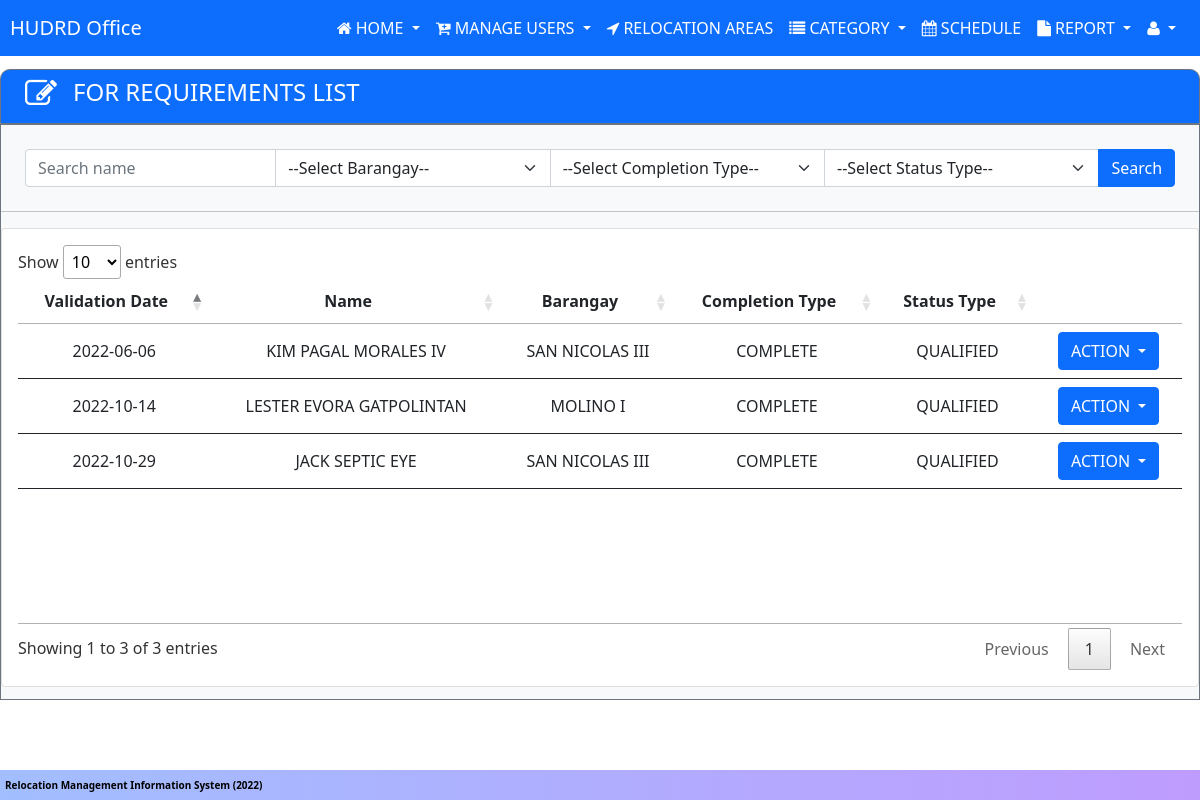
Page /userData/hudrd/hudrd-manageRequirements.php (signed in) on the committed database.
### tables this page shows
CREATE TABLE `tbl_users` (
  `user_id` int(11) NOT NULL AUTO_INCREMENT,
  `fname` varchar(100) NOT NULL,
  `mname` varchar(100) NOT NULL,
  `lname` varchar(100) NOT NULL,
  `ename` varchar(50) NOT NULL,
  `detailed_add` varchar(100) NOT NULL,
  `barangay` varchar(100) NOT NULL,
  `city` varchar(100) NOT NULL,
  `gender` varchar(255) NOT NULL,
  `age` int(11) NOT NULL,
  `bday` date NOT NULL,
  `contact_no` varchar(50) NOT NULL,
  `email` varchar(100) NOT NULL,
  `resetCode` varchar(10) NOT NULL,
  `user_type` varchar(50) NOT NULL,
  PRIMARY KEY (`user_id`)
);

CREATE TABLE `tbl_validation` (
  `v_id` int(11) NOT NULL AUTO_INCREMENT,
  `v_occupant_type` varchar(255) NOT NULL,
  `v_length_of_stay` int(11) NOT NULL,
  `v_structure_class` varchar(255) NOT NULL,
  `v_structure_type` varchar(255) NOT NULL,
  `v_proof1` varchar(255) NOT NULL,
  `v_proof_file1` varchar(255) NOT NULL,
  `v_proof2` varchar(255) NOT NULL,
  `v_proof_file2` varchar(255) NOT NULL,
  `v_civil_status` varchar(255) NOT NULL,
  `v_partner_name` varchar(255) NOT NULL,
  `v_status` varchar(255) NOT NULL,
  `v_remark` varchar(255) NOT NULL,
  `v_handler` varchar(11) NOT NULL DEFAULT 'PENDING',
  `v_handled_date` date DEFAULT curdate(),
  `user_id` int(11) NOT NULL,
  PRIMARY KEY (`v_id`),
  UNIQUE KEY `user_id` (`user_id`),
  CONSTRAINT `fk_user_id` FOREIGN KEY (`user_id`) REFERENCES `tbl_users` (`user_id`) ON DELETE CASCADE ON UPDATE CASCADE
);

CREATE TABLE `tbl_requirements` (
  `req_id` int(11) NOT NULL AUTO_INCREMENT,
  `req_valid_id1` varchar(255) NOT NULL,
  `req_valid_id2` varchar(255) NOT NULL,
  `req_birthcert` varchar(255) NOT NULL,
  `req_birthcert_partner` varchar(255) NOT NULL,
  `req_birthcert_fam` varchar(255) NOT NULL,
  `req_income_or_employment` varchar(255) NOT NULL,
  `req_family_pic` blob NOT NULL,
  `req_cohab_or_marriage` varchar(255) NOT NULL,
  `req_affi_transfer` varchar(255) NOT NULL,
  `req_nha_form` varchar(255) NOT NULL,
  `req_complete` tinyint(1) NOT NULL DEFAULT 0,
  `req_status` varchar(255) NOT NULL,
  `req_remark` varchar(255) NOT NULL,
  `req_handler` varchar(255) NOT NULL DEFAULT 'PENDING',
  `req_handled_date` date DEFAULT curdate(),
  `user_id` int(11) NOT NULL,
  `v_id` int(11) NOT NULL,
  PRIMARY KEY (`req_id`),
  KEY `fk_v_id` (`v_id`),
  CONSTRAINT `fk_v_id` FOREIGN KEY (`v_id`) REFERENCES `tbl_validation` (`v_id`) ON DELETE CASCADE ON UPDATE CASCADE
);

### includes/requirementsModal.php (the view, shortened to what this page needs)
<div class="dropdown">
    <button class="btn btn-primary dropdown-toggle" id="dropdownMenu1" type="button" data-bs-toggle="dropdown">
        ACTION
    </button>
</div>

### userData/hudrd/hudrd-manageRequirements.php (shortened to what this page needs)
<?php include '../../includes/header.php';
?>
<div class=" bg-primary d-inline-flex w-100 p-2 border border-1 border-secondary text-white"
    style="border-top-left-radius: 10px;border-top-right-radius:10px;">
    <i class="ps-3 fa fa-2x fa-edit "></i>
    <h4 class="ps-3 w-50"> FOR REQUIREMENTS LIST</h4>
</div>
<div class="bg-light  me-auto ms-auto border-1 border-secondary border" style="min-height: 72vh;">
    <form action="<?php echo $_SERVER['PHP_SELF']; ?>" method="POST" class="m-3">
        <div class="input-group p-2">
            <input type="text" name="searchKey" id="" value="<?php if (isset($_POST['searchKey'])) {
                                                                    echo $_POST['searchKey'];
                                                                } else {
                                                                    echo "";
                                                                } ?>" class="form-control" placeholder="Search name">
            <select name="barangay_filter" class="form-select" id="">
                <?php
                if (isset($_POST['barangay_filter'])) {
                    if (($_POST['barangay_filter']) == "") {
                        echo '<option class="" value="">--Select Barangay--</option>';
                    } else {
                        echo '<option class="" hidden selected value="' . $_POST['barangay_filter'] . '">' . $_POST['barangay_filter'] . '</option>';
                        echo '<option class="" value="">--Select Barangay--</option>';
                    }
                } else {
                    echo '<option class="" value="">--Select Barangay--</option>';
                }
                ?>
            </select>
            <select name="completion_type_filter" class="form-select" id="">
                <?php
                if (isset($_POST['completion_type_filter'])) {
                    if (($_POST['completion_type_filter']) == "") {
                        echo '<option class="" value="">--Select Completion Type--</option>';
                    } else {
                        if ($_POST['completion_type_filter'] == '0') {
                            echo '<option class="" hidden selected value="' . $_POST['completion_type_filter'] . '">INCOMPLETE</option>';
                            echo '<option class="" value="">--Select Completion Type--</option>';
                        } else {
                            echo '<option class="" hidden selected value="' . $_POST['completion_type_filter'] . '"> COMPLETE</option>';
                            echo '<option class="" value="">--Select Completion Type--</option>';
                        }
                    }
                } else {
                    echo '<option class="" value="">--Select Completion Type--</option>';
                }
                ?>
            </select>
            <select name="req_type_filter" class="form-select" id="">
                <?php
                if (isset($_POST['req_type_filter'])) {
                    if (($_POST['req_type_filter']) == "") {
                        echo '<option class="" value="">--Select Status Type--</option>';
                    } else {
                        echo '<option class="" hidden selected value="' . $_POST['req_type_filter'] . '">' . $_POST['req_type_filter'] . '</option>';
                        echo '<option class="" value="">--Select Status Type--</option>';
                    }
                } else {
                    echo '<option class="" value="">--Select Status Type--</option>';
                }
                ?>
            </select>
            <input type="submit" name="submitSearch" value="Search" class=" btn btn-primary">
        </div>
    </form>
    <hr>
    <div class="table-responsive" style="min-height: 50vh;">
        <div class="card">
            <div class="card-body">
                <table class=" table table-hover nowrap w-100" id="example">
                    <thead>
                        <tr>
                            <th>Validation Date</th>
                            <th>Name</th>
                            <th>Barangay</th>
                            <th>Completion Type</th>
                            <th>Status Type</th>
                            <th></th>
                        </tr>
                    </thead>
                    <tbody>
                        <?php
                        require_once '../../includes/conn.php';
                        if (isset($_POST['submitSearch'])) {
                            $searchName = $conn->real_escape_string($_POST['searchKey']);
                            $searchBarangay = $conn->real_escape_string($_POST['barangay_filter']);
                            $searchType = $conn->real_escape_string($_POST['completion_type_filter']);
                            $searchType2 = $conn->real_escape_string($_POST['req_type_filter']);
                            $sql = "SELECT * FROM tbl_users INNER JOIN tbl_accounts ON tbl_users.user_id = tbl_accounts.user_id INNER JOIN tbl_requirements ON tbl_users.user_id = tbl_requirements.user_id INNER JOIN tbl_validation ON tbl_users.user_id = tbl_validation.user_id";
                            $condition = array();
                            if (!empty($searchName)) {
                                array_push($condition, "(tbl_users.fname LIKE '%$searchName%' OR tbl_users.lname LIKE '%$searchName%' OR tbl_accounts.user_name LIKE '%$searchName%' OR CONCAT(tbl_users.fname,' ',tbl_users.lname) LIKE '%$searchName%' OR CONCAT(tbl_users.fname,' ',tbl_users.mname,' ',tbl_users.lname) LIKE '%$searchName%' OR CONCAT(fname,' ',lname,' ',ename) LIKE '%$searchName%')");
                            }
                            if (!empty($searchBarangay)) {
                                array_push($condition, "tbl_users.barangay LIKE '%$searchBarangay%' ");
                            }
                            if ($searchType == '1') {
                                array_push($condition, "tbl_requirements.req_complete = '$searchType'");
                            } else if ($searchType == '0') {
                                array_push($condition, "tbl_requirements.req_complete = '$searchType'");
                            }
                            if (!empty($searchType2)) {
                                array_push($condition, "tbl_requirements.req_status = '$searchType2'");
                            }
                            $query = $sql;
                            if (count($condition) > 0) {
                                $query .= " WHERE " . implode(' AND ', $condition);
                            }
                            $result = $conn->query($query);
                            if (mysqli_num_rows($result) > 0) {
                                while ($row = $result->fetch_assoc()) :
                        ?>
                        <tr>
                            <td><?php echo $row['v_handled_date'] ?></td>
                            <td><?php echo $row['fname'] . " " . $row['mname'] . " " . $row['lname'] . " " . $row['ename'] ?>
                            </td>
                            <td><?php echo $row['barangay'] ?></td>
                            <td><?php if ($row['req_complete'] == 1) {
                                                echo "COMPLETE";
                                            } else {
                                                echo "INCOMPLETE";
                                            } ?></td>
                            <td>
                                <?php echo $row['req_status'] ?></td>
                            <td class="text-center">
                                <?php include "../../includes/requirementsModal.php" ?>
                            </td>
                        </tr>
                        <?php
                                endwhile;
                            } else {
                                echo '<td colspan="5" class=" text-danger text-center">
                    NO RECORDS FOUND
                    </td>';
                            }
                            ?>
                        <?php
                        } else {
                            $query = $conn->query("SELECT * FROM tbl_users INNER JOIN tbl_accounts ON tbl_users.user_id = tbl_accounts.user_id INNER JOIN tbl_requirements ON tbl_users.user_id = tbl_requirements.user_id INNER JOIN tbl_validation ON tbl_users.user_id = tbl_validation.user_id");
                            if (mysqli_num_rows($query) > 0) {
                                while ($row = mysqli_fetch_array($query)) :
                            ?>
                        <tr>
                            <td><?php echo $row['v_handled_date'] ?></td>
                            <td><?php echo $row['fname'] . " " . $row['mname'] . " " . $row['lname'] . " " . $row['ename'] ?>
                            </td>
                            <td><?php echo $row['barangay'] ?></td>
                            <td><?php if ($row['req_complete'] == '1') {
                                                echo "COMPLETE";
                                            } else {
                                                echo "INCOMPLETE";
                                            } ?></td>
                            <td><?php echo $row['req_status'] ?></td>
                            <td class="text-center">
                                <?php include "../../includes/requirementsModal.php" ?>
                            </td>
                        </tr>
                        <?php
                                endwhile;
                            } else {
                                echo '<td colspan="5" class=" text-danger text-center">
                    NO RECORDS FOUND
                    </td>';
                            }
                        }
                        ?>
                    </tbody>
                </table>
            </div>
        </div>
    </div>
</div>
<?php include '../../includes/footer.php'; ?>

### css/navAndFoot.css (style rules this page uses)
body { font-family: "Franklin Gothic Medium", "Arial Narrow", Arial, sans-serif; height: auto; padding-top: 4.3rem; padding-bottom: 2.5rem; }

### rows in the picture
tbl_users: tbl_validation.v_handled_date "2022-06-06", fname "KIM", mname "PAGAL", lname "MORALES", ename "IV", barangay "SAN NICOLAS III", tbl_requirements.req_status "QUALIFIED"
tbl_users: tbl_validation.v_handled_date "2022-10-29", fname "JACK", mname "SEPTIC", lname "EYE", barangay "SAN NICOLAS III", tbl_requirements.req_status "QUALIFIED"
tbl_users: tbl_validation.v_handled_date "2022-10-14", fname "LESTER", mname "EVORA", lname "GATPOLINTAN", barangay "MOLINO I", tbl_requirements.req_status "QUALIFIED"
